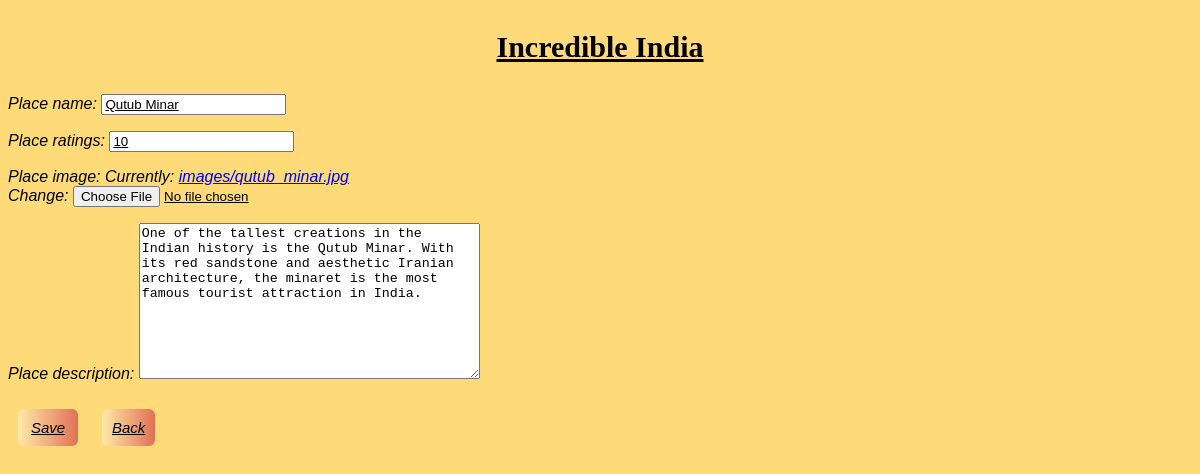
/edit/36/, run on the app's committed database.
### places/models.py (models this page shows, shortened)
class Places(models.Model):
	place_name = models.CharField(max_length=100, default="");
	place_ratings = models.IntegerField(null=True, default="")
	place_image = models.ImageField(upload_to="images/", default="images/image-coming-soon.jpg")
	place_description = models.TextField(max_length=50, default="")

### places/views.py (the view)
# urls.py: path('edit/<int:my_id>/', edit_view),
def edit_view(request, my_id):
	o=Places.objects.get(id=my_id)
	form=Form(request.POST or None, request.FILES or None, instance=o)
	if form.is_valid():
		form.save()
		form=Form()
	context={
	'form': form
	}
	return render(request, "edit.html", context)

### places/forms.py
class Form(forms.ModelForm):
	place_name = forms.CharField(widget=forms.TextInput(attrs={"placeholder": "Add name of the place"}))
	place_description = forms.CharField(widget=forms.Textarea(attrs={"placeholder": "Add description of the place",
																	  }))
	class Meta:
		model = Places
		fields = [
			'place_name',
			'place_ratings',
			'place_image',
			'place_description'
		]

### places/templates/edit.html (shortened to what this page needs)
{% extends 'base.html' %}
{% block content %}
<!DOCTYPE html>
<html>
<head>
</head>
<body>
<form method="POST" enctype="multipart/form-data"> {% csrf_token %}
	{{ form.as_p }}
	<input type="submit" value="Save" class="button" />
	<a href="/list_edit" class="button">Back</a>
</form>
</body>
</html>
{% endblock %}

### places/templates/edit.html (style rules this page uses)
input { text-decoration:underline; }
p { font-family: georgia, sans-serif; font-style: italic; }
.button { border: none; font-family: georgia, sans-serif; font-style: italic; font-size: 15px; border-radius: 6px; cursor: pointer; margin: 10px; padding: 10px; width: 60px; border-radius: 6px; color: Black; background-size: 200%; background-image: linear-gradient(to left, #ffeaa7, #e17055, #ffeaa7); transition: 0.1s; overflow: hidden; }

### data on the page
Places: place_name "Qutub Minar", place_ratings "10", place_description "One of the tallest creations in the Indian history is the Qutub Minar. With its red sandstone and aesthetic Iranian architecture, the minaret is the most famous tourist attraction in India."
